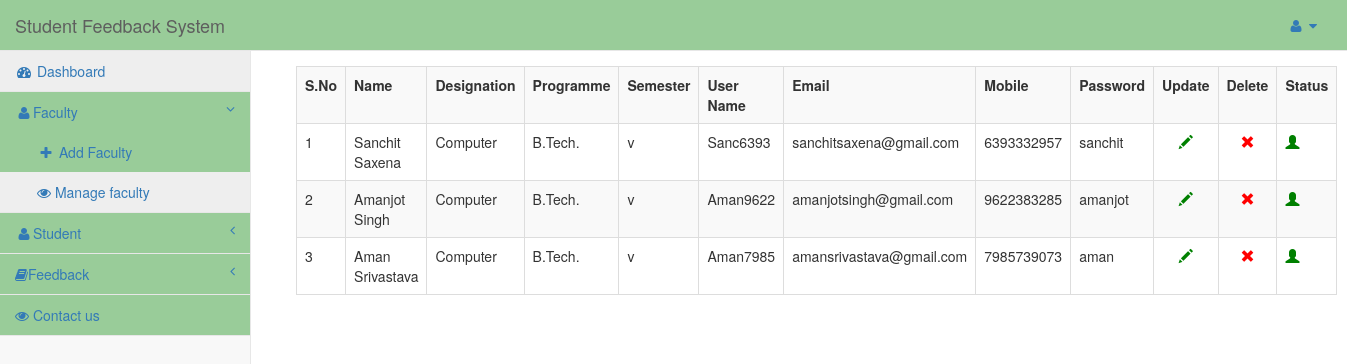
The app's page /admin/dashboard.php?info=show_faculty (signed in) with its own data.
### tables this page shows
CREATE TABLE IF NOT EXISTS `faculty` (
  `id` int(11) NOT NULL AUTO_INCREMENT,
  `user_alias` varchar(30) NOT NULL,
  `Name` varchar(30) NOT NULL,
  `designation` varchar(100) NOT NULL,
  `programme` varchar(50) NOT NULL,
  `semester` varchar(10) NOT NULL,
  `email` varchar(255) NOT NULL,
  `password` varchar(75) NOT NULL,
  `mobile` bigint(20) NOT NULL,
  `date` datetime NOT NULL,
  `status` int(11) NOT NULL,
  PRIMARY KEY (`id`),
  UNIQUE KEY `email` (`email`)
);

### admin/show_faculty.php (the view, shortened to what this page needs)
<?php
	echo "<table class='table table-responsive table-bordered table-striped table-hover' style=margin:15px;>";
	echo "<tr>";
	echo "<th>S.No</th>";
	echo "<th>Name</th>";
	echo "<th>Designation</th>";
	echo "<th>Programme</th>";
	echo "<th>Semester</th>";
	echo "<th>User Name</th>";
	echo "<th>Email</th>";
	echo "<th>Mobile</th>";
	echo "<th>Password</th>";
	echo "<th>Update</th>";
	echo "<th>Delete</th>";
	echo "<th>Status</th>";
	echo "</tr>";
	$i=1;
	$que=mysqli_query($conn,"select * from faculty");
	while($row=mysqli_fetch_array($que))
	{
		echo "<tr>";
		echo "<td>".$i."</td>";
		echo "<td>".$row['Name']."</td>";
		echo "<td>".$row['designation']."</td>";
		echo "<td>".$row['programme']."</td>";
		echo "<td>".$row['semester']."</td>";
		echo "<td>".$row['user_alias']."</td>";
		echo "<td>".$row['email']."</td>";
		echo "<td>".$row['mobile']."</td>";
		echo "<td>".$row['password']."</td>";
		echo "<td class='text-center'><a href='dashboard.php?id=$row[id]&info=edit_faculty'><span class='glyphicon glyphicon-pencil'style=color:green;></span></a></td>";
		echo "<td class='text-center'><a href='#' onclick='deletes($row[id])'><span class='glyphicon glyphicon-remove' style=color:red;></span></a></td>";
		if($row['status'])
		{
		echo "<td><a href='update_status.php?user_id=".$row['id']."&status=".$row['status']."'><span class='glyphicon glyphicon-user' style=color:red;></span></a></td>";
		}
		else
		{
		echo "<td><a href='update_status.php?user_id=".$row['id']."&status=".$row['status']."'><span class='glyphicon glyphicon-user' style=color:green;></span></a></td>";
		}
		echo "</tr>";
		$i++;
	}
?>

### admin/dashboard.php (shortened to what this page needs)
<!DOCTYPE html>
<html lang="en">
<head>
    <link href="../css/bootstrap.min.css" rel="stylesheet">
    <link href="../css/metisMenu.min.css" rel="stylesheet">
    <link href="../css/sb-admin-2.css" rel="stylesheet">
    <link href="../css/font-awesome.min.css" rel="stylesheet" type="text/css">
</head>
<body>
    <div id="wrapper">
        <nav class="navbar navbar-default navbar-static-top" role="navigation" style="margin-bottom: 0">
            <div class="navbar-header">
                <a class="navbar-brand" href="dashboard.php">Student Feedback System</a>
            </div>
            <ul class="nav navbar-top-links navbar-right">
                <li class="dropdown">
                    <a class="dropdown-toggle" data-toggle="dropdown" href="#">
                        <i class="fa fa-user fa-fw"></i>  <i class="fa fa-caret-down"></i>
                    </a>
                </li>
            </ul>
            <div class="navbar-default sidebar" role="navigation">
                <div class="sidebar-nav navbar-collapse">
                    <ul class="nav" id="side-menu">
                        <li>
                            <a href="dashboard.php"><i class="fa fa-dashboard fa-fw"></i> Dashboard</a>
                        </li>
						<li>
                            <a href="#"><i class="fa fa-user fa-fw"></i>Faculty<span class="fa arrow"></span></a>
                            <ul class="nav nav-second-level">
                                <li>
                                    <a href="dashboard.php?info=add_faculty"><i class="fa fa-plus fa-fw"></i> Add Faculty</a>
                                </li>
								 <li>
                                    <a href="dashboard.php?info=show_faculty"><i class="fa fa-eye"></i> Manage faculty</a>
                                </li>
							</ul>
                        </li>
						<li>
                            <a href="#"><i class="fa fa-user fa-fw"></i>Student<span class="fa arrow"></span></a>
                        </li>
		                <li>
                            <a href="#"><i class="fa fa-user fa-book"></i>Feedback<span class="fa arrow"></span></a>
                        </li>
		<li>
			<a href="dashboard.php?info=contact"><i class="fa fa-eye"></i> Contact us</a>
		</li>
                    </ul>
                </div>
            </div>
        </nav>
        <div id="page-wrapper">
            <div class="row">
                <div class="col-lg-12">
                	        <?php
								@$info=$_GET['info'];
								if($info!="" && ($info=="add_faculty" || $info=="show_faculty" || $info=="edit_faculty" || $info=="display_student" || $info=="contact" || $info=="feedback" || $info=="feedback_average" || $info=="update_password"))
								{
								include($info.'.php');
								}
								else
								{
								include('dashboard_home.php');
								}
							?>
				</div>
            </div>
        </div>
    </div>
</body>
</html>

### css/sb-admin-2.css (style rules this page uses)
body { background-color: #f8f8f8; }
#wrapper { width: 100%; }
#page-wrapper { padding: 0 15px; min-height: 568px; background-color: #fff; }
@media (min-width:768px) { #page-wrapper { position: inherit; margin: 0 0 0 250px; padding: 0 30px; border-left: 1px solid #e7e7e7; } }
.navbar-top-links { margin-right: 0; }
.navbar-top-links li { display: inline-block; }
.navbar-top-links li:last-child { margin-right: 15px; }
.navbar-top-links li a { padding: 15px; min-height: 50px; }
.sidebar .sidebar-nav.navbar-collapse { padding-right: 0; padding-left: 0; }
.sidebar ul li { border-bottom: 1px solid #e7e7e7; }
.sidebar ul li a.active { background-color: #eee; }
.sidebar .arrow { float: right; }
.sidebar .fa.arrow:before { content: "\f104"; }
.sidebar .active>a>.fa.arrow:before { content: "\f107"; }
.sidebar .nav-second-level li, .sidebar .nav-third-level li { border-bottom: 0!important; }
.sidebar .nav-second-level li a { padding-left: 37px; }
@media (min-width:768px) { .sidebar { z-index: 1; position: absolute; width: 250px; margin-top: 51px; } }

### records on screen
faculty: Name "Sanchit Saxena", designation "Computer", programme "B.Tech.", semester "v", user_alias "Sanc6393", email "sanchitsaxena@gmail.com", mobile "6393332957", password "sanchit"
faculty: Name "Amanjot Singh", designation "Computer", programme "B.Tech.", semester "v", user_alias "Aman9622", email "amanjotsingh@gmail.com", mobile "9622383285", password "amanjot"
faculty: Name "Aman Srivastava", designation "Computer", programme "B.Tech.", semester "v", user_alias "Aman7985", email "amansrivastava@gmail.com", mobile "7985739073", password "aman"
